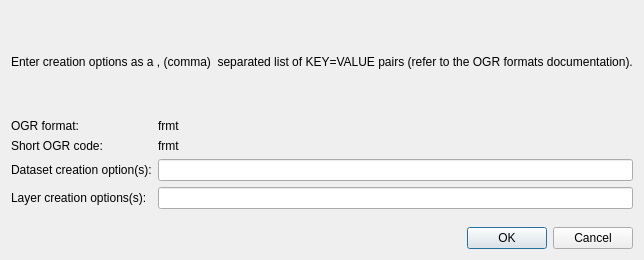
<?xml version="1.0" encoding="UTF-8"?>
<ui version="4.0">
 <class>Dialog</class>
 <widget class="QDialog" name="Dialog">
  <property name="geometry">
   <rect>
    <x>0</x>
    <y>0</y>
    <width>626</width>
    <height>260</height>
   </rect>
  </property>
  <property name="windowTitle">
   <string>Creation options</string>
  </property>
  <layout class="QVBoxLayout" name="verticalLayout">
   <item>
    <widget class="QLabel" name="label_5">
     <property name="text">
      <string>Enter creation options as a , (comma)  separated list of KEY=VALUE pairs (refer to the OGR formats documentation).</string>
     </property>
    </widget>
   </item>
   <item>
    <layout class="QFormLayout" name="formLayout">
     <item row="4" column="0">
      <widget class="QLabel" name="label">
       <property name="text">
        <string>Dataset creation option(s):</string>
       </property>
      </widget>
     </item>
     <item row="4" column="1">
      <widget class="QLineEdit" name="txt_dco"/>
     </item>
     <item row="5" column="0">
      <widget class="QLabel" name="label_2">
       <property name="text">
        <string>Layer creation options(s):</string>
       </property>
      </widget>
     </item>
     <item row="5" column="1">
      <widget class="QLineEdit" name="txt_lco"/>
     </item>
     <item row="0" column="0">
      <widget class="QLabel" name="label_3">
       <property name="text">
        <string>OGR format:</string>
       </property>
      </widget>
     </item>
     <item row="0" column="1">
      <widget class="QLabel" name="lbl_format">
       <property name="text">
        <string>frmt</string>
       </property>
      </widget>
     </item>
     <item row="1" column="0">
      <widget class="QLabel" name="label_4">
       <property name="text">
        <string>Short OGR code:</string>
       </property>
      </widget>
     </item>
     <item row="1" column="1">
      <widget class="QLabel" name="lbl_format_short">
       <property name="text">
        <string>frmt</string>
       </property>
      </widget>
     </item>
    </layout>
   </item>
   <item>
    <widget class="QDialogButtonBox" name="buttonBox">
     <property name="orientation">
      <enum>Qt::Horizontal</enum>
     </property>
     <property name="standardButtons">
      <set>QDialogButtonBox::Cancel|QDialogButtonBox::Ok</set>
     </property>
    </widget>
   </item>
  </layout>
 </widget>
 <resources/>
 <connections>
  <connection>
   <sender>buttonBox</sender>
   <signal>accepted()</signal>
   <receiver>Dialog</receiver>
   <slot>accept()</slot>
   <hints>
    <hint type="sourcelabel">
     <x>248</x>
     <y>254</y>
    </hint>
    <hint type="destinationlabel">
     <x>157</x>
     <y>274</y>
    </hint>
   </hints>
  </connection>
  <connection>
   <sender>buttonBox</sender>
   <signal>rejected()</signal>
   <receiver>Dialog</receiver>
   <slot>reject()</slot>
   <hints>
    <hint type="sourcelabel">
     <x>316</x>
     <y>260</y>
    </hint>
    <hint type="destinationlabel">
     <x>286</x>
     <y>274</y>
    </hint>
   </hints>
  </connection>
 </connections>
</ui>
